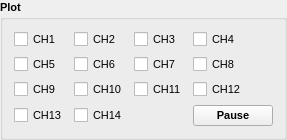
     <widget class="QGroupBox" name="groupBox">
      <property name="sizePolicy">
       <sizepolicy hsizetype="Preferred" vsizetype="Fixed">
        <horstretch>0</horstretch>
        <verstretch>0</verstretch>
       </sizepolicy>
      </property>
      <property name="font">
       <font>
        <pointsize>8</pointsize>
        <bold>true</bold>
        <kerning>true</kerning>
       </font>
      </property>
      <property name="title">
       <string>Plot</string>
      </property>
      <layout class="QGridLayout" name="gridLayout_2">
       <item row="2" column="3">
        <widget class="QCheckBox" name="checkBox_12">
         <property name="font">
          <font>
           <pointsize>8</pointsize>
           <bold>false</bold>
           <kerning>true</kerning>
          </font>
         </property>
         <property name="text">
          <string>CH12</string>
         </property>
         <attribute name="buttonGroup">
          <string notr="true">buttonGroup</string>
         </attribute>
        </widget>
       </item>
       <item row="0" column="3">
        <widget class="QCheckBox" name="checkBox_4">
         <property name="font">
          <font>
           <pointsize>8</pointsize>
           <bold>false</bold>
           <kerning>true</kerning>
          </font>
         </property>
         <property name="text">
          <string>CH4</string>
         </property>
         <attribute name="buttonGroup">
          <string notr="true">buttonGroup</string>
         </attribute>
        </widget>
       </item>
       <item row="1" column="0">
        <widget class="QCheckBox" name="checkBox_5">
         <property name="font">
          <font>
           <pointsize>8</pointsize>
           <bold>false</bold>
           <kerning>true</kerning>
          </font>
         </property>
         <property name="text">
          <string>CH5</string>
         </property>
         <attribute name="buttonGroup">
          <string notr="true">buttonGroup</string>
         </attribute>
        </widget>
       </item>
       <item row="2" column="1">
        <widget class="QCheckBox" name="checkBox_10">
         <property name="font">
          <font>
           <pointsize>8</pointsize>
           <bold>false</bold>
           <kerning>true</kerning>
          </font>
         </property>
         <property name="text">
          <string>CH10</string>
         </property>
         <attribute name="buttonGroup">
          <string notr="true">buttonGroup</string>
         </attribute>
        </widget>
       </item>
       <item row="3" column="0">
        <widget class="QCheckBox" name="checkBox_13">
         <property name="font">
          <font>
           <pointsize>8</pointsize>
           <bold>false</bold>
           <kerning>true</kerning>
          </font>
         </property>
         <property name="text">
          <string>CH13</string>
         </property>
         <attribute name="buttonGroup">
          <string notr="true">buttonGroup</string>
         </attribute>
        </widget>
       </item>
       <item row="2" column="0">
        <widget class="QCheckBox" name="checkBox_9">
         <property name="font">
          <font>
           <pointsize>8</pointsize>
           <bold>false</bold>
           <kerning>true</kerning>
          </font>
         </property>
         <property name="text">
          <string>CH9</string>
         </property>
         <attribute name="buttonGroup">
          <string notr="true">buttonGroup</string>
         </attribute>
        </widget>
       </item>
       <item row="3" column="1">
        <widget class="QCheckBox" name="checkBox_14">
         <property name="font">
          <font>
           <pointsize>8</pointsize>
           <bold>false</bold>
           <kerning>true</kerning>
          </font>
         </property>
         <property name="text">
          <string>CH14</string>
         </property>
         <attribute name="buttonGroup">
          <string notr="true">buttonGroup</string>
         </attribute>
        </widget>
       </item>
       <item row="0" column="0">
        <widget class="QCheckBox" name="checkBox_1">
         <property name="font">
          <font>
           <pointsize>8</pointsize>
           <bold>false</bold>
           <kerning>true</kerning>
          </font>
         </property>
         <property name="text">
          <string>CH1</string>
         </property>
         <attribute name="buttonGroup">
          <string notr="true">buttonGroup</string>
         </attribute>
        </widget>
       </item>
       <item row="1" column="1">
        <widget class="QCheckBox" name="checkBox_6">
         <property name="font">
          <font>
           <pointsize>8</pointsize>
           <bold>false</bold>
           <kerning>true</kerning>
          </font>
         </property>
         <property name="text">
          <string>CH6</string>
         </property>
         <attribute name="buttonGroup">
          <string notr="true">buttonGroup</string>
         </attribute>
        </widget>
       </item>
       <item row="0" column="2">
        <widget class="QCheckBox" name="checkBox_3">
         <property name="font">
          <font>
           <pointsize>8</pointsize>
           <bold>false</bold>
           <kerning>true</kerning>
          </font>
         </property>
         <property name="text">
          <string>CH3</string>
         </property>
         <attribute name="buttonGroup">
          <string notr="true">buttonGroup</string>
         </attribute>
        </widget>
       </item>
       <item row="1" column="2">
        <widget class="QCheckBox" name="checkBox_7">
         <property name="font">
          <font>
           <pointsize>8</pointsize>
           <bold>false</bold>
           <kerning>true</kerning>
          </font>
         </property>
         <property name="text">
          <string>CH7</string>
         </property>
         <attribute name="buttonGroup">
          <string notr="true">buttonGroup</string>
         </attribute>
        </widget>
       </item>
       <item row="1" column="3">
        <widget class="QCheckBox" name="checkBox_8">
         <property name="font">
          <font>
           <pointsize>8</pointsize>
           <bold>false</bold>
           <kerning>true</kerning>
          </font>
         </property>
         <property name="text">
          <string>CH8</string>
         </property>
         <attribute name="buttonGroup">
          <string notr="true">buttonGroup</string>
         </attribute>
        </widget>
       </item>
       <item row="0" column="1">
        <widget class="QCheckBox" name="checkBox_2">
         <property name="font">
          <font>
           <pointsize>8</pointsize>
           <bold>false</bold>
           <kerning>true</kerning>
          </font>
         </property>
         <property name="text">
          <string>CH2</string>
         </property>
         <attribute name="buttonGroup">
          <string notr="true">buttonGroup</string>
         </attribute>
        </widget>
       </item>
       <item row="2" column="2">
        <widget class="QCheckBox" name="checkBox_11">
         <property name="font">
          <font>
           <pointsize>8</pointsize>
           <bold>false</bold>
           <kerning>true</kerning>
          </font>
         </property>
         <property name="text">
          <string>CH11</string>
         </property>
         <attribute name="buttonGroup">
          <string notr="true">buttonGroup</string>
         </attribute>
        </widget>
       </item>
       <item row="3" column="3">
        <widget class="QPushButton" name="pushButton_plot_ctrl">
         <property name="text">
          <string>Pause</string>
         </property>
        </widget>
       </item>
      </layout>
     </widget>
